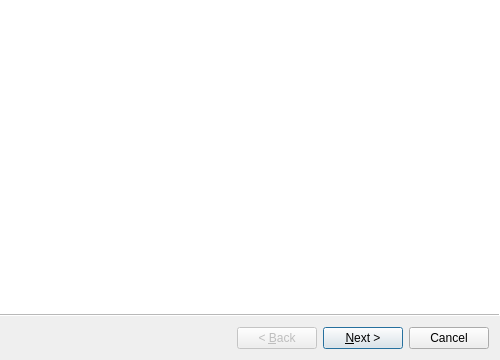
<?xml version="1.0" encoding="UTF-8"?>
<ui version="4.0">
 <class>GDOpenProjectWizard</class>
 <widget class="QWizard" name="GDOpenProjectWizard">
  <property name="geometry">
   <rect>
    <x>0</x>
    <y>0</y>
    <width>500</width>
    <height>360</height>
   </rect>
  </property>
  <property name="windowTitle">
   <string>Wizard</string>
  </property>
  <property name="layoutDirection">
   <enum>Qt::LayoutDirection::LeftToRight</enum>
  </property>
  <property name="styleSheet">
   <string notr="true">QWizard QLabel#LabelTips {
	color:red;
}</string>
  </property>
  <property name="wizardStyle">
   <enum>QWizard::WizardStyle::AeroStyle</enum>
  </property>
  <widget class="GDProjectSetWizardPage" name="projectSetPage"/>
  <widget class="GDConfirmWizardPage" name="comfirmWizardPage"/>
 </widget>
 <customwidgets>
  <customwidget>
   <class>GDProjectSetWizardPage</class>
   <extends>QWizardPage</extends>
   <header location="global">gdprojectsetwizardpage.h</header>
   <container>1</container>
  </customwidget>
  <customwidget>
   <class>GDConfirmWizardPage</class>
   <extends>QWizardPage</extends>
   <header location="global">gdconfirmwizardpage.h</header>
   <container>1</container>
  </customwidget>
 </customwidgets>
 <resources/>
 <connections/>
</ui>
